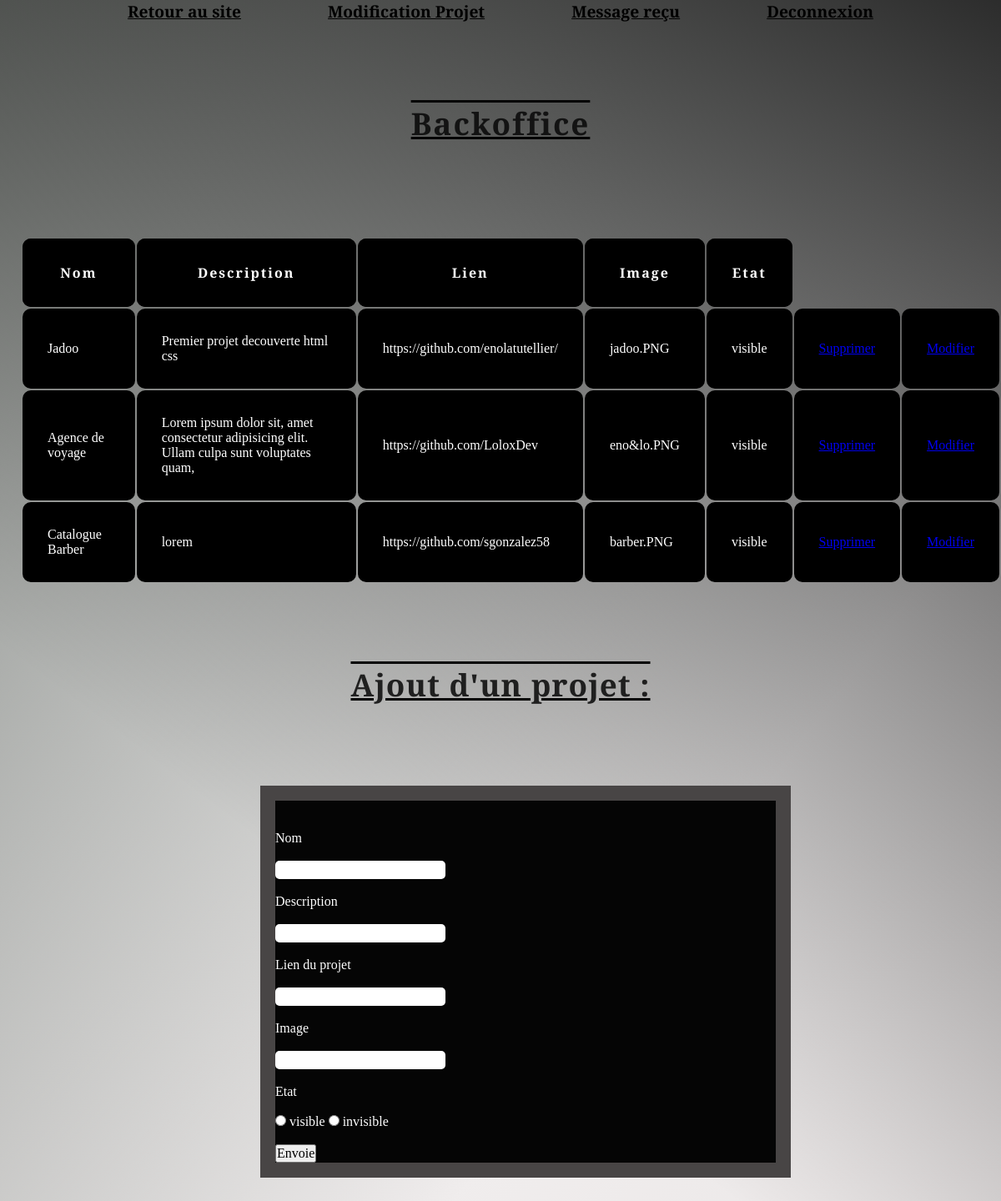
Screenshot of /backoffice/backoffice.php (signed in) with the database file from the repository.
### tables this page shows
CREATE TABLE `projet` (
  `id` int(11) NOT NULL,
  `nom` varchar(255) NOT NULL,
  `description` varchar(500) NOT NULL,
  `lien` varchar(155) NOT NULL,
  `image` varchar(255) NOT NULL,
  `etat` varchar(255) NOT NULL
);

### backoffice/backoffice.php (the view, shortened to what this page needs)
<?php
if(!empty($_SESSION['login'])){
 ?>
<?php
require_once("connexion_bdd.php");
$requete = "SELECT * FROM projet";
$envoi=$db->prepare($requete);
$envoi->execute();
$resultat=$envoi->fetchAll(PDO::FETCH_ASSOC);
?>
<!DOCTYPE html>
<html lang="fr">
<head>
    <link  rel ="stylesheet" href ="backoffice.css"/>
</head>
<header>
    <nav>
        <ul>
            <li><a href="../index.php"> Retour au site </a></li>
            <li><a href="backoffice.php"> Modification Projet </a></li>
            <li><a href="messagerie.php"> Message reçu </a></li>
            <li><a href="deconnexion.php"> Deconnexion </a></li>
        </ul>
    </nav>
</header>
<body>
 <h1>Backoffice</h1>
    <table>
        <thead>
            <th>Nom</th>
            <th>Description</th>
            <th>Lien</th>
            <th>Image</th>
            <th>Etat</th>
        </thead>
        <tbody>
            <?php
            foreach($resultat as $article){
            ?>
                <tr>
                    <td>
                         <?= $article["nom"] ?>
                    </td>
                    <td>
                        <?= $article["description"] ?>
                    </td>
                    <td>
                        <?= $article["lien"] ?>
                    </td>
                    <td>
                    <?= $article["image"] ?>
                    </td>
                    <td>
                    <?= $article["etat"] ?>
                    </td>
                    <td>
                        <a href="suppression.php?id=<?= $article["id"] ?>"> Supprimer</a>
                    </td>
                    <td>
                        <a href="modif_projet.php?id=<?= $article["id"] ?>"> Modifier </a>
                    </td>
                </tr>
            <?php }
            ?>
        </tbody>
    </table>
<h2> Ajout d'un projet : </h2>
<form method="POST">
<label for="Nom"><br><br>
            Nom         <br><br>
        </label>
        <input type="text" name="nom" id="nom" required>
                        <br><br>
        <label for="Description">
            Description <br><br>
        </label>
        <input type="text" name="description" id="description" required>
                        <br><br>
        <label for="Lien">Lien du projet <br><br></label>
        <input type="text" name="lien" id="lien" required>
                <br><br>
        <label for="image">Image</label>
        <br><br>
        <input type="text" name="image" id="image" required>
         <br><br>
<label for="etat">Etat</label><br><br>
<input type="radio" name="etat" id="etat" value="visible"> <label>visible </label>
<input type="radio" name="etat" id="etat" value="invisible"> <label> invisible </label>
<br><br>
        <button type="submit">
            Envoie
        </button>
    </form>
</body>
</html>
<?php
}
else{
    echo"interdit";
}
?>

### backoffice/backoffice.css (style rules this page uses)
* { padding:0; margin:0; font-family: 'Cinzel', serif; font-size: 1rem; box-sizing: content-box; justify-content: center; align-items: center; }
body { background: linear-gradient(217deg, rgba(0, 0, 0, 0.8), rgba(255,0,0,0) 70.71%), linear-gradient(127deg, rgba(95, 100, 95, 0.8), rgba(0,255,0,0) 70.71%), linear-gradient(336deg, rgba(230, 225, 225, 0.8), rgba(0,0,255,0) 70.71%); color:white; }
nav li { display:inline; list-style: none; }
nav { text-align: center; }
nav a { display: inline-block; margin:0 50px; color:black; font-weight: 600; font-size: 1.2rem; }
h1 { text-align: center; color:rgba(8, 8, 8, 0.862); font-size: 2.3rem; padding:8vw; text-decoration:underline overline #050505; letter-spacing: 2px; }
thead, td, th { background-color: black; padding:30px; }
th, td { border-radius: 10px 10px 10px 10px; }
table { margin:15px 0 0 25px; }
th { letter-spacing: 2px; }
h2 { text-align: center; color:rgba(8, 8, 8, 0.862); font-size: 2.3rem; padding:8vw; text-decoration:underline overline #050505; letter-spacing: 1px; }
form { border: rgba(143, 137, 137, 0.487) 18px solid; width:50%; margin:0 0 5vw 26vw; position:relative; background-color: #050505; }
label { justify-content: center; }
input { border-radius: 5px 5px 5px 5px; border: none; padding:2px; }
button { justify-content: center; }

### rows the page displays
projet: nom "Jadoo", description "Premier projet decouverte html css", lien "https://github.com/enolatutellier/", image "jadoo.PNG", etat "visible"
projet: nom "Agence de voyage", description "Lorem ipsum dolor sit, amet consectetur adipisicing elit. Ullam culpa sunt voluptates quam,", lien "https://github.com/LoloxDev", image "eno&lo.PNG", etat "visible"
projet: nom "Catalogue Barber", description "lorem", lien "https://github.com/sgonzalez58", image "barber.PNG", etat "visible"
